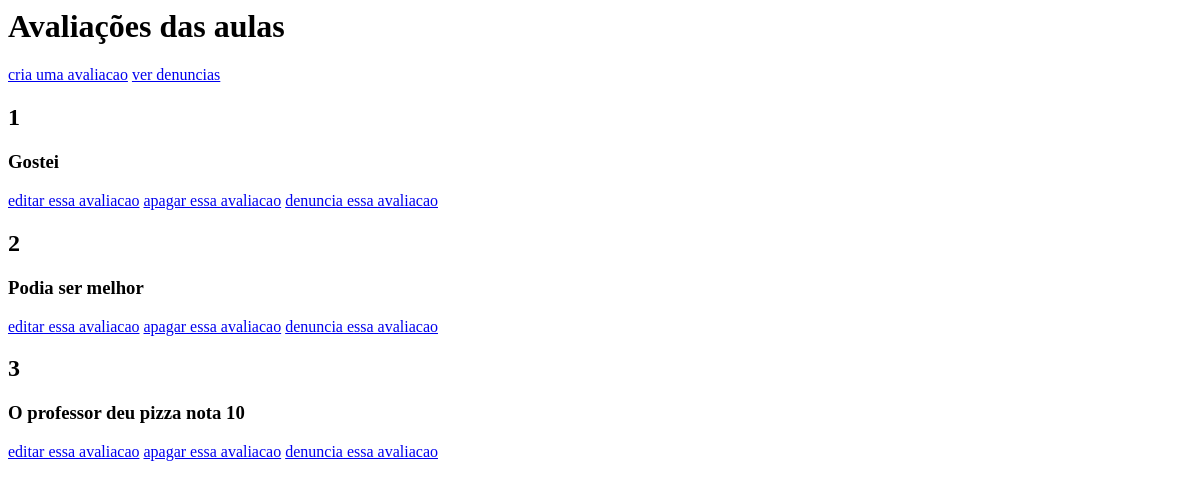
Page /home on the earlier database version.
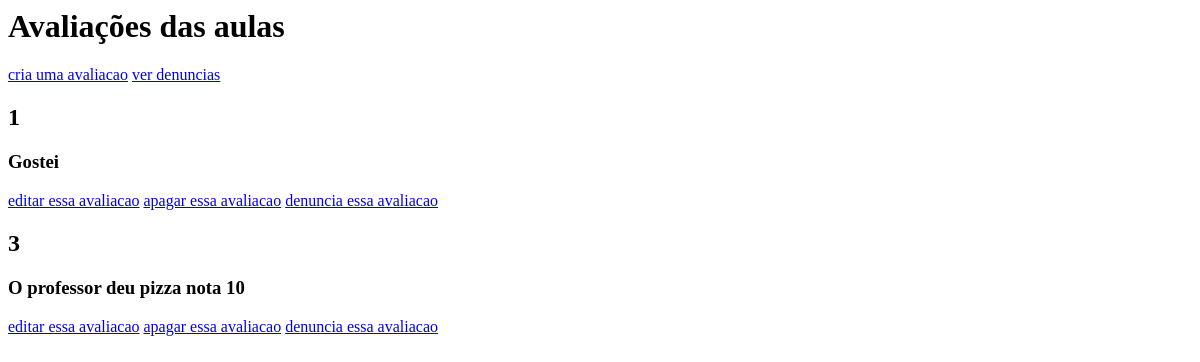
Same page on the later database version.
### tables this page shows
CREATE TABLE avaliacoes (
    id INTEGER PRIMARY KEY AUTOINCREMENT,
    comentario VARCHAR(250),
    aluno_id INT,
    turma_id INT,
    CONSTRAINT fk_aluno_id
    FOREIGN KEY (aluno_id)
    REFERENCES alunos (matricula),
    CONSTRAINT fk_turma_id
    FOREIGN KEY (turma_id)
    REFERENCES turma (numero)
);

### app.py (the view)
@app.route('/home', methods=('GET', 'POST'))
def home():
    conn = get_db_connection()
    posts = conn.execute('SELECT * FROM avaliacoes').fetchall()
    conn.close()
    return render_template('home.html', posts=posts)

### app.py (called while the page is built)
def get_db_connection():
    conn = sqlite3.connect('database.db')
    conn.row_factory = sqlite3.Row
    return conn

### templates/home.html
{% block content %}
    <h1>{% block title %} Avaliações das aulas {% endblock %}</h1>
    <a href="/createAva"> cria uma avaliacao</a>
    <a href="/denuncias"> ver denuncias</a>
    {% for post in posts %}
        <h2>{{ post['turma_id'] }} </h2>
        <h3>{{ post['comentario'] }}</h3>
        <a href="{{url_for('edit', id=post['id'])}}"> editar essa avaliacao</a>
        <a href="{{url_for('delete',  id=post['id'])}}"> apagar essa avaliacao</a>
        <a href="{{url_for('denuncia',  id=post['id'])}}"> denuncia essa avaliacao</a>
    {% endfor %}
{% endblock %}

Differences in the rows shown:
removed avaliacoes: turma_id "2", comentario "Podia ser melhor"
